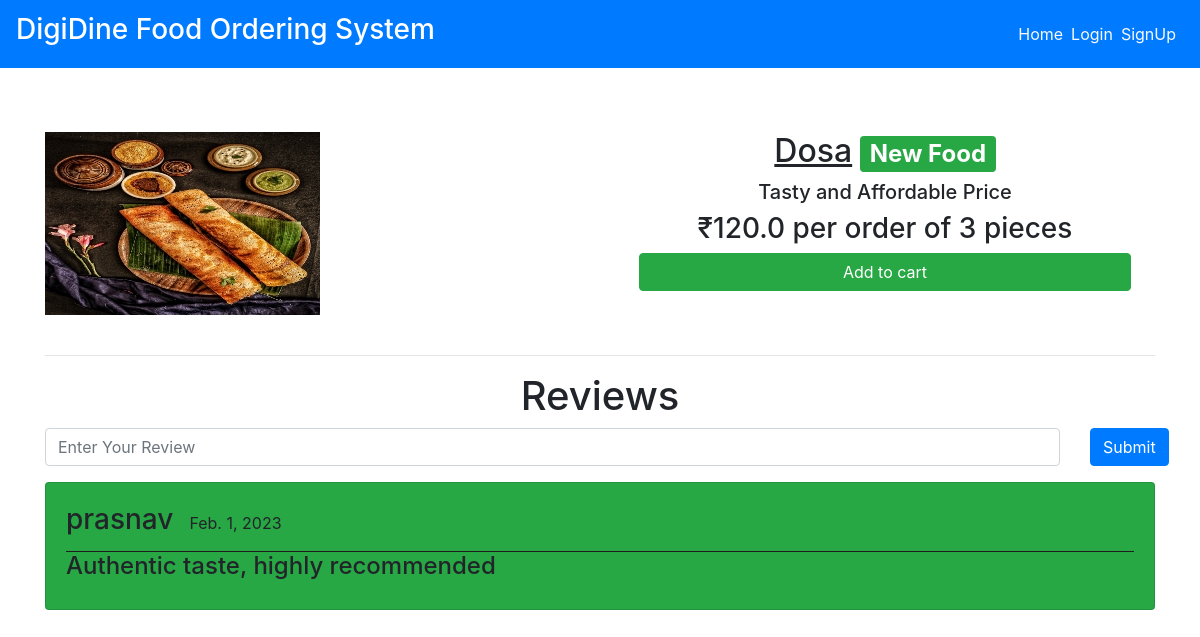
The app's page /dishes/Pork_Adobo with its own data.
### main/models.py (models this page shows, shortened)
class Item(models.Model):
    LABELS = (
        ('Best Selling Foods', 'Best Selling Foods'),
        ('New Food', 'New Food'),
        ('Spicy Foods🔥', 'Spicy Foods🔥'),
    )
    LABEL_COLOUR = (
        ('danger', 'danger'),
        ('success', 'success'),
        ('primary', 'primary'),
        ('info', 'info'),
        ('warning', 'warning'),
    )
    title = models.CharField(max_length=150)
    description = models.CharField(max_length=250,blank=True)
    price = models.FloatField()
    pieces = models.IntegerField(default=6)
    instructions = models.CharField(max_length=250,default="Available")
    image = models.ImageField(default='default.png', upload_to='images/')
    labels = models.CharField(max_length=25, choices=LABELS, blank=True)
    label_colour = models.CharField(max_length=15, choices=LABEL_COLOUR, blank=True)
    slug = models.SlugField(default="foods")
    created_by = models.ForeignKey(User, on_delete=models.CASCADE)

class Reviews(models.Model):
    user = models.ForeignKey(User, on_delete = models.CASCADE)
    item = models.ForeignKey(Item, on_delete = models.CASCADE)
    rslug = models.SlugField()
    review = models.TextField()
    posted_on = models.DateField(default=timezone.now)
    class Meta:
        verbose_name = 'Review'
        verbose_name_plural = 'Reviews'

### main/views.py (the view)
# urls.py: path('dishes/<slug>', views.menuDetail, name='dishes'),
def menuDetail(request, slug):
    item = Item.objects.filter(slug=slug).first()
    reviews = Reviews.objects.filter(rslug=slug).order_by('-id')[:7]
    context = {
        'item' : item,
        'reviews' : reviews,
    }
    return render(request, 'main/dishes.html', context)

### main/templates/main/dishes.html (shortened to what this page needs)
{% extends "main/layout.html" %}
{% block content %}
<div class="dishes">
  <main class="mt-3 pt-4 main">
    <div class="container dark-grey-text">
      <div class="row wow fadeIn">
        <div class="col-md-6 mb-4">
          <img src="{{ item.image.url }}" class="img-fluid mt-4" alt="">
        </div>
        <div class="col-md-6 mb-4 information">
          <div class="p-4 content">
            <div class="mt-0">
                <h2><u>{{ item.title }}</u><span class="badge badge-{{ item.label_colour }} ml-2">{{ item.labels }}</span></h2>
            </div>
            <div class="lead">
              {% if item.description %}
              <h5>{{ item.description }}</h5>
              {% endif %}
              <h3>₹{{ item.price }} per order of {{ item.pieces}} pieces</h3>
            </div>
            <a href="{% url 'main:add-to-cart' item.slug %}" class="btn btn-success btn-md my-0 p">Add to cart</a>
          </div>
        </div>
      </div>
      <hr>
    </div>
  </main>
  <div class="container">
    <h1 class="text-center">Reviews</h1>
    <form action="{% url 'main:add_reviews' %}" method="POST" class="mb-3">
      <div class="row">
        <div class="col-sm-11">
          <input type="text" name="review" class="form-control" placeholder="Enter Your Review">
        </div>
        <div class="col-sm-1">
          <button type="submit" class="btn btn-primary">Submit</button>
        </div>
      </div>
    </form>
    {% for review in reviews %}
    <div class="main-reviews card bg-success mb-3">
      <div class="card-body">
        <div class="user_details" style="display: flex; border-bottom: 1px solid rgb(31, 30, 30);">
          <h3 class="mr-3">{{ review.user.username }} </h3>
          <p class="mt-2">{{ review.posted_on }}</p>
        </div>
          <h4>{{ review.review }}</h4>
      </div>
    </div>
    {% endfor %}
  </div>
</div>
{% endblock content %}

### main/static/main/styles.css (style rules this page uses)
.dishes .main .container .row img { max-width: 540px; max-height: 450px; width: fit-content; }
.dishes .main .container .row .content { display: flex; flex-direction: column; text-align: center; justify-content: center; }
.dishes .main .container .row .information { display: flex; flex-direction: column; text-align: center; justify-content: center; }

### records on screen
Item: image (picture), title "Dosa", labels "New Food", description "Tasty and Affordable Price", price "120.0", pieces "3"
Reviews: user.username "prasnav", posted_on "Feb. 1, 2023", review "Authentic taste, highly recommended"
